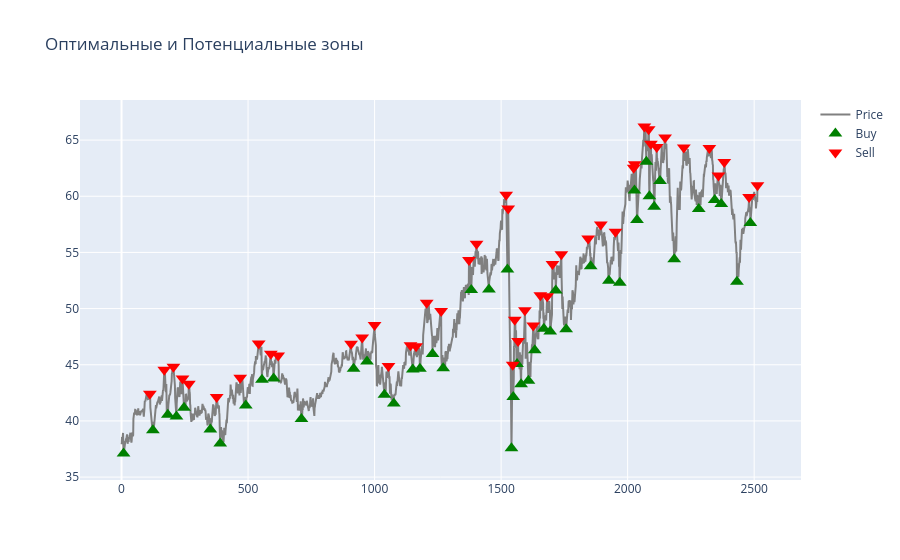

Here is the notebook cell this chart was saved with:
### Code cell
import plotly.graph_objects as go

days = np.arange(len(prices))
fig = go.Figure()

fig.add_trace(go.Scatter(x=days, y=prices, mode='lines', name='Price', line=dict(color='gray')))

# Списки для разных типов меток
mapping = {
    'b':  dict(color='green', symbol='triangle-up', size=12, name='Buy'),
    's':  dict(color='red', symbol='triangle-down', size=12, name='Sell'),
}

for act, style in mapping.items():
    idx = np.where(actions == act)[0]
    if len(idx) > 0:
        fig.add_trace(go.Scatter(
            x=idx, y=prices[idx], mode='markers',
            marker=dict(color=style['color'], symbol=style['symbol'], size=style['size']),
            name=style['name']
        ))

fig.update_layout(title='Оптимальные и Потенциальные зоны', hovermode='x')
fig.show()

### Figure 1 — Plotly figure (JSON) as saved in the notebook; plotly's stock layout.template omitted (floating-point values rounded to 4 significant figures; data arrays with more than 128 entries replaced by an {"elided": "..."} marker saying what was removed)
{"data": [{"line": {"color": "gray"}, "mode": "lines", "name": "Price", "type": "scatter", "x": {"elided": "2515 int values"}, "y": {"elided": "2515 float values"}}, {"marker": {"color": "green", "size": 12, "symbol": "triangle-up"}, "mode": "markers", "name": "Buy", "type": "scatter", "x": [8, 124, 183, 217, 247, 351, 390, 491, 555, 601, 711, 917, 970, 1039, 1076, 1151, 1179, 1229, 1271, 1382, 1452, 1525, 1541, 1548, 1563, 1579, 1608, 1633, 1669, 1694, 1716, 1757, 1854, 1926, 1969, 2027, 2037, 2074, 2086, 2105, 2128, 2184, 2281, 2344, 2370, 2432, 2485], "y": [37.1, 39.18, 40.56, 40.39, 41.17, 39.23, 37.99, 41.38, 43.66, 43.78, 40.17, 44.64, 45.29, 42.33, 41.55, 44.57, 44.64, 45.96, 44.69, 51.65, 51.71, 53.49, 37.56, 42.12, 45.07, 43.26, 43.57, 46.3, 48.21, 47.96, 51.6, 48.15, 53.77, 52.47, 52.3, 60.51, 57.88, 63.08, 60.0, 59.07, 61.36, 54.39, 58.86, 59.66, 59.31, 52.38, 57.61]}, {"marker": {"color": "red", "size": 12, "symbol": "triangle-down"}, "mode": "markers", "name": "Sell", "type": "scatter", "x": [112, 169, 205, 241, 266, 376, 469, 542, 590, 619, 907, 951, 1000, 1055, 1142, 1164, 1206, 1263, 1373, 1403, 1520, 1528, 1546, 1554, 1567, 1594, 1627, 1655, 1682, 1703, 1738, 1844, 1894, 1952, 2024, 2028, 2066, 2083, 2092, 2115, 2148, 2222, 2323, 2359, 2382, 2480, 2513], "y": [42.43, 44.55, 44.83, 43.78, 43.3, 42.12, 43.84, 46.89, 45.99, 45.83, 46.87, 47.43, 48.53, 44.88, 46.73, 46.64, 50.51, 49.79, 54.33, 55.77, 60.13, 58.92, 45.0, 49.0, 47.12, 49.85, 48.49, 51.19, 51.09, 53.98, 54.84, 56.24, 57.48, 56.84, 62.54, 62.85, 66.21, 65.96, 64.68, 64.38, 65.22, 64.35, 64.3, 61.85, 63.05, 59.93, 60.98]}], "layout": {"hovermode": "x", "title": {"text": "Оптимальные и Потенциальные зоны"}}}
